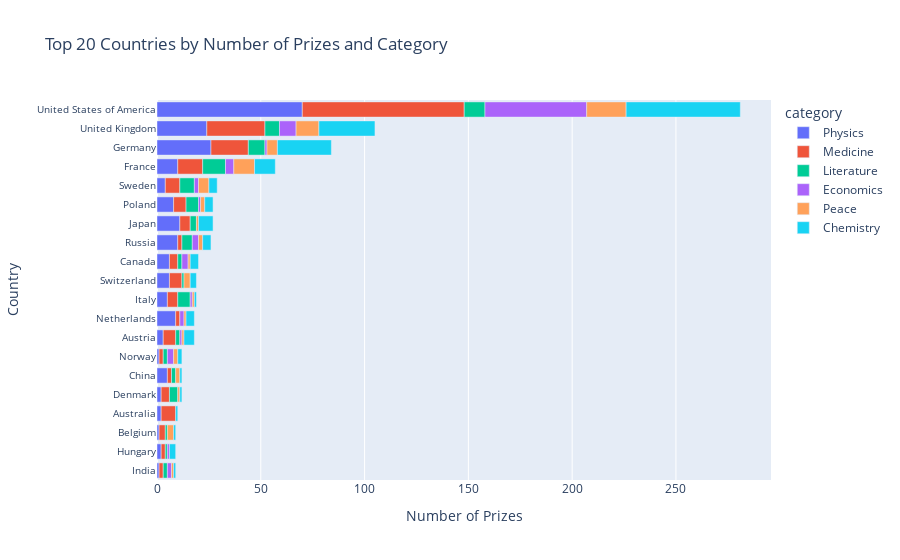

This figure's notebook cell:
### Code cell
country_categories_bar = px.bar(merged_df,
                         x='cat_prize',
                         y='birth_country_current',
                         color='category',
                         title = 'Top 20 Countries by Number of Prizes and Category')

country_categories_bar.update_layout(xaxis_title='Number of Prizes',
                                     yaxis_title='Country',
                                     yaxis= dict(tickfont = dict(size=10)))
country_categories_bar.show()

### Figure 1 — Plotly figure (JSON) as saved in the notebook; plotly's stock layout.template omitted (floating-point values rounded to 4 significant figures)
{"data": [{"alignmentgroup": "True", "hovertemplate": "category=Physics<br>cat_prize=%{x}<br>birth_country_current=%{y}<extra></extra>", "legendgroup": "Physics", "marker": {"color": "#636efa", "pattern": {"shape": ""}}, "name": "Physics", "offsetgroup": "Physics", "orientation": "h", "showlegend": true, "textposition": "auto", "type": "bar", "x": [1, 2, 1, 2, 2, 5, 1, 3, 9, 5, 6, 6, 10, 11, 8, 4, 10, 26, 24, 70], "xaxis": "x", "y": ["India", "Hungary", "Belgium", "Australia", "Denmark", "China", "Norway", "Austria", "Netherlands", "Italy", "Switzerland", "Canada", "Russia", "Japan", "Poland", "Sweden", "France", "Germany", "United Kingdom", "United States of America"], "yaxis": "y"}, {"alignmentgroup": "True", "hovertemplate": "category=Medicine<br>cat_prize=%{x}<br>birth_country_current=%{y}<extra></extra>", "legendgroup": "Medicine", "marker": {"color": "#EF553B", "pattern": {"shape": ""}}, "name": "Medicine", "offsetgroup": "Medicine", "orientation": "h", "showlegend": true, "textposition": "auto", "type": "bar", "x": [2, 2, 3, 7, 4, 2, 2, 2, 6, 5, 6, 4, 2, 5, 6, 7, 12, 18, 28, 78], "xaxis": "x", "y": ["Hungary", "India", "Belgium", "Australia", "Denmark", "China", "Norway", "Netherlands", "Austria", "Italy", "Switzerland", "Canada", "Russia", "Japan", "Poland", "Sweden", "France", "Germany", "United Kingdom", "United States of America"], "yaxis": "y"}, {"alignmentgroup": "True", "hovertemplate": "category=Literature<br>cat_prize=%{x}<br>birth_country_current=%{y}<extra></extra>", "legendgroup": "Literature", "marker": {"color": "#00cc96", "pattern": {"shape": ""}}, "name": "Literature", "offsetgroup": "Literature", "orientation": "h", "showlegend": true, "textposition": "auto", "type": "bar", "x": [2, 1, 1, 4, 2, 2, 2, 1, 6, 2, 5, 6, 3, 7, 11, 8, 7, 10], "xaxis": "x", "y": ["India", "Belgium", "Hungary", "Denmark", "Norway", "China", "Austria", "Switzerland", "Italy", "Canada", "Russia", "Poland", "Japan", "Sweden", "France", "Germany", "United Kingdom", "United States of America"], "yaxis": "y"}, {"alignmentgroup": "True", "hovertemplate": "category=Economics<br>cat_prize=%{x}<br>birth_country_current=%{y}<extra></extra>", "legendgroup": "Economics", "marker": {"color": "#ab63fa", "pattern": {"shape": ""}}, "name": "Economics", "offsetgroup": "Economics", "orientation": "h", "showlegend": true, "textposition": "auto", "type": "bar", "x": [2, 1, 3, 2, 1, 1, 3, 3, 1, 2, 4, 1, 8, 49], "xaxis": "x", "y": ["India", "Hungary", "Norway", "Netherlands", "Austria", "Italy", "Canada", "Russia", "Poland", "Sweden", "France", "Germany", "United Kingdom", "United States of America"], "yaxis": "y"}, {"alignmentgroup": "True", "hovertemplate": "category=Peace<br>cat_prize=%{x}<br>birth_country_current=%{y}<extra></extra>", "legendgroup": "Peace", "marker": {"color": "#FFA15A", "pattern": {"shape": ""}}, "name": "Peace", "offsetgroup": "Peace", "orientation": "h", "showlegend": true, "textposition": "auto", "type": "bar", "x": [3, 1, 2, 2, 1, 1, 1, 1, 3, 1, 2, 1, 2, 5, 10, 5, 11, 19], "xaxis": "x", "y": ["Belgium", "India", "Norway", "China", "Denmark", "Austria", "Netherlands", "Italy", "Switzerland", "Canada", "Russia", "Japan", "Poland", "Sweden", "France", "Germany", "United Kingdom", "United States of America"], "yaxis": "y"}, {"alignmentgroup": "True", "hovertemplate": "category=Chemistry<br>cat_prize=%{x}<br>birth_country_current=%{y}<extra></extra>", "legendgroup": "Chemistry", "marker": {"color": "#19d3f3", "pattern": {"shape": ""}}, "name": "Chemistry", "offsetgroup": "Chemistry", "orientation": "h", "showlegend": true, "textposition": "auto", "type": "bar", "x": [3, 1, 1, 1, 2, 1, 1, 4, 5, 1, 3, 4, 4, 7, 4, 4, 10, 26, 27, 55], "xaxis": "x", "y": ["Hungary", "Belgium", "India", "Australia", "Norway", "Denmark", "China", "Netherlands", "Austria", "Italy", "Switzerland", "Canada", "Russia", "Japan", "Poland", "Sweden", "France", "Germany", "United Kingdom", "United States of America"], "yaxis": "y"}], "layout": {"barmode": "relative", "legend": {"title": {"text": "category"}, "tracegroupgap": 0}, "title": {"text": "Top 20 Countries by Number of Prizes and Category"}, "xaxis": {"anchor": "y", "domain": [0, 1], "title": {"text": "Number of Prizes"}}, "yaxis": {"anchor": "x", "domain": [0, 1], "tickfont": {"size": 10}, "title": {"text": "Country"}}}}
